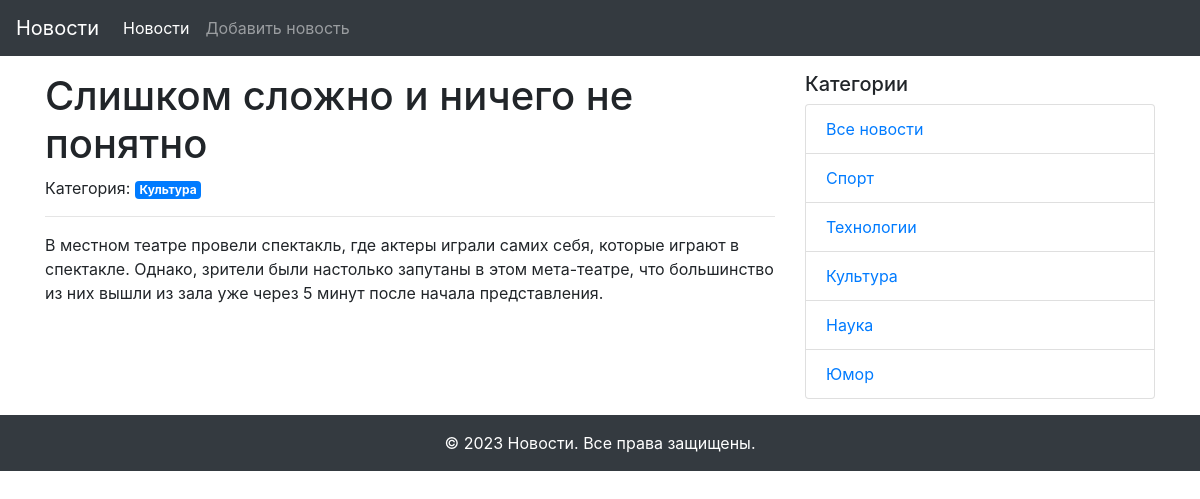
The page /news_detail/1 on the database its author committed.
### models.py (models this page shows, shortened)
class News(db.Model):
    id = db.Column(db.Integer, primary_key=True)
    title = db.Column(db.String(255), unique=True, nullable=False)
    text = db.Column(db.Text, nullable=False)
    created_date = db.Column(db.DateTime, default=datetime.utcnow)
    category_id = db.Column(db.Integer, db.ForeignKey('category.id'), nullable=True)
    category = db.relationship('Category', back_populates='news')

class Category(db.Model):
    id = db.Column(db.Integer, primary_key=True)
    title = db.Column(db.String(255), nullable=False)
    news = db.relationship('News', back_populates='category')

### views.py (the view)
@app.route('/news_detail/<int:id>')
def news_detail(id):
    news_list = News.query.get(id)
    categories = Category.query.all()
    return render_template('news_detail.html',
                           news=news_list,
                           categories=categories)

### templates/news_detail.html (shortened to what this page needs)
{% extends "base.html" %}
{% block content %}
  <h1>{{ news.title }}</h1>
  {% if news.category %}
    <span>Категория: <a href="{{ url_for('news_in_categories', id=news.category.id) }}" class="badge badge-primary">{{ news.category.title }}</a></span>
  {% endif %}
  <hr>
  <p>{{ news.text }}</p>
{% endblock content %}

### rows shown on the page
News: title "Слишком сложно и ничего не понятно", text "В местном театре провели спектакль, где актеры играли самих себя, которые играют в спектакле. Однако, зрители были настолько запутаны в этом мета-театре, что большинство из них вышли из зала уже через 5 минут после начала представления."
Category: category "Культура"
